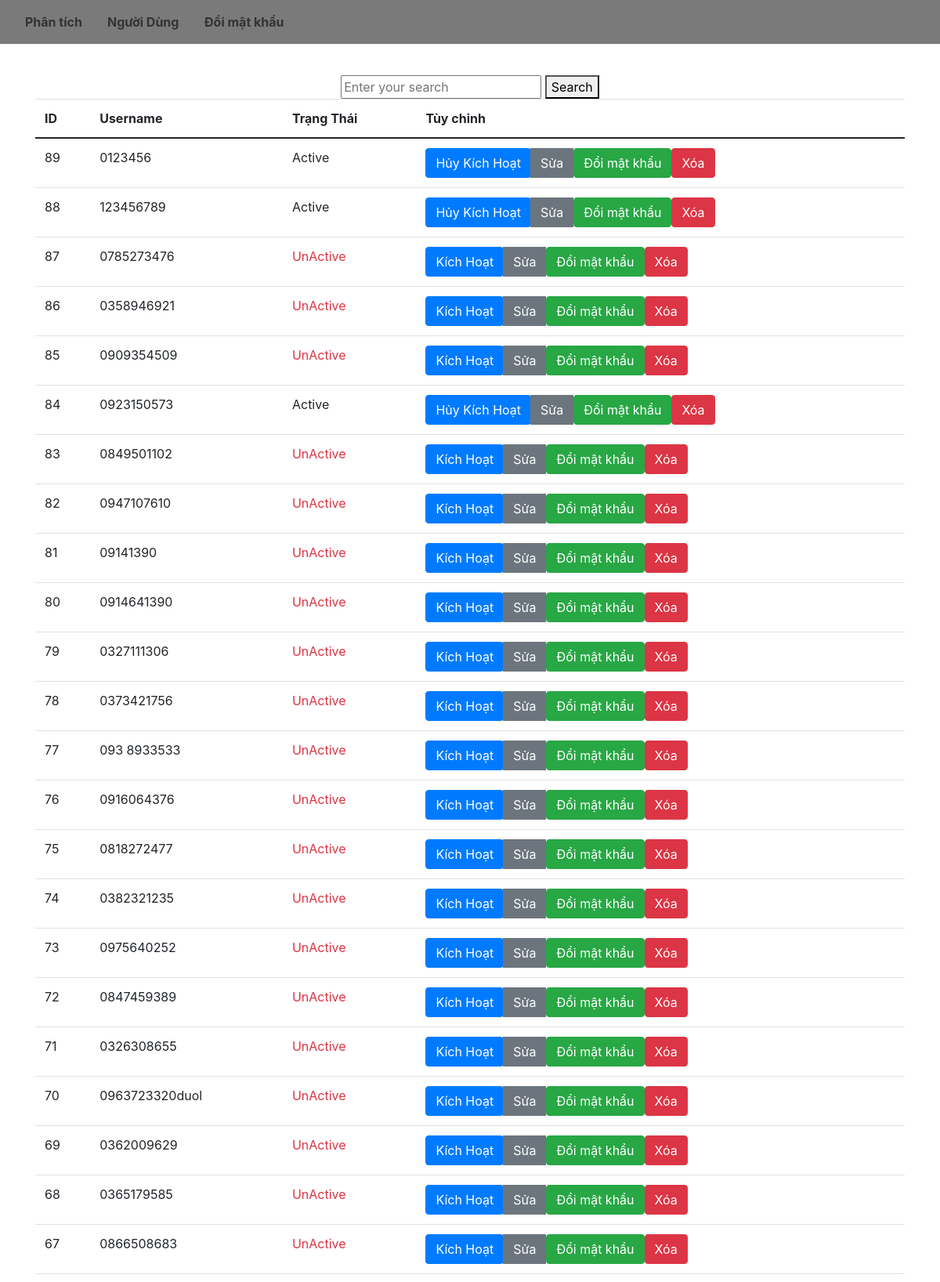
/users (signed in, upper part), run on the app's committed database.
### routes/db.py (models this page shows, shortened)
class User(db.Model):
    id = db.Column(db.Integer, primary_key=True)
    username = db.Column(db.String(50), unique=True, nullable=False)
    password = db.Column(db.String(128), nullable=False)
    role = db.Column(db.String(128), default = "User")
    status = db.Column(db.String(128), default = "UnActive")
    link = db.Column(db.String(128))

### routes/dashboard.py (the view)
@routes.route('/users')
def users():
    if 'username' not in session:
        return redirect(url_for('routes.login'))
    active_page = 'users'
    users = User.query.all()
    sorted_users = sorted(users, key=lambda user: user.id, reverse=True)
    print("OK")
    return render_template('users.html', active_page=active_page,users = sorted_users)

### templates/users.html (shortened to what this page needs)
{% extends 'base.html' %}
{% block active_users %}active{% endblock %}
{% block content %}
<link rel="stylesheet" href="https://stackpath.bootstrapcdn.com/bootstrap/4.5.2/css/bootstrap.min.css">
    <form action="{{ url_for('routes.search') }}" method="POST">
        <input type="text" name="phoneNumber" placeholder="Enter your search">
        <button type="submit">Search</button>
    </form>
    <table class="table">
        <thead>
            <tr>
                <th>ID</th>
                <th>Username</th>
                <th>Trạng Thái</th>
                <th>Tùy chỉnh</th>
            </tr>
        </thead>
        <tbody>
            {% for user in users %}
                <tr>
                    {% if user.role == "User" %}
                        <td>{{ user.id }}</td>
                        <td>{{ user.username }}</td>
                        <td {% if user.status != "Active" %}class="text-danger"{% endif %}>{{ user.status }}</td>
                        <td>
                            <div class="btn-group">
                                {% if user.status != "Active" %}
                                <form action="{{ url_for('routes.active') }}" method="POST">
                                    <button type="submit" class="btn btn-primary">Kích Hoạt</button>
                                </form>
                                {% else %}
                                <form action="{{ url_for('routes.deactivate') }}" method="POST">
                                    <button type="submit" class="btn btn-primary">Hủy Kích Hoạt</button>
                                </form>
                                {% endif %}
                                <button type="button" class="btn btn-secondary" data-toggle="modal" data-target="#editModal{{ user.id }}">Sửa</button>
                                <form action="{{ url_for('routes.changepass') }}" method="POST">
                                    <button type="submit" class="btn btn-success">Đổi mật khẩu</button>
                                </form>
                                <form action="{{ url_for('routes.delete') }}" method="POST">
                                    <button type="submit" class="btn btn-danger">Xóa</button>
                                </form>
                            </div>
                        </td>
                    {% endif %}
                </tr>
            {% endfor %}
        </tbody>
    </table>
{% endblock %}

### templates/base.html (shortened to what this page needs)
<!DOCTYPE html>
<html lang="en">
<head>
    <link href="https://cdn.jsdelivr.net/npm/bootstrap@5.0.2/dist/css/bootstrap.min.css" rel="stylesheet">
</head>
<body>
  <nav class="navbar navbar-expand-lg navbar-light">
    <ul class="nav justify-content-center">
        <li class="nav-item">
            <a class="nav-link {% block active_analysis %}{% endblock %}" href="{{url_for('routes.analysis')}}">Phân tích</a>
        </li>
        <li class="nav-item">
            <a class="nav-link {% block active_users %}{% endblock %}" href="{{url_for('routes.users')}}">Người Dùng</a>
        </li>
        <li class="nav-item">
            <a class="nav-link {% block active_change_password %}{% endblock %}" href="{{url_for('routes.changepass')}}">Đổi mật khẩu</a>
        </li>
    </ul>
  </nav>
  <div class="container">
    {% block content %}
    {% endblock %}
  </div>
</body>
</html>

### templates/base.html (style rules this page uses)
body { background-color: #000000; }
.navbar { background-color: #7a7a7a; padding: 10px 0; }
.navbar .nav-link { color: #333333; font-weight: bold; }
.container { background-color: #ffffff; border-radius: 5px; padding: 20px; margin-top: 20px; display: flex; flex-direction: column; align-items: center; min-height: 100vh; }

### data on the page
User: id "89", username "0123456", status "Active"
User: id "88", username "123456789", status "Active"
User: id "87", username "0785273476", status "UnActive"
User: id "86", username "0358946921", status "UnActive"
User: id "85", username "0909354509", status "UnActive"
User: id "84", username "0923150573", status "Active"
User: id "83", username "0849501102", status "UnActive"
User: id "82", username "0947107610", status "UnActive"
User: id "81", username "09141390", status "UnActive"
User: id "80", username "0914641390", status "UnActive"
User: id "79", username "0327111306", status "UnActive"
User: id "78", username "0373421756", status "UnActive"
User: id "77", username "093 8933533", status "UnActive"
User: id "76", username "0916064376", status "UnActive"
User: id "75", username "0818272477", status "UnActive"
User: id "74", username "0382321235", status "UnActive"
User: id "73", username "0975640252", status "UnActive"
User: id "72", username "0847459389", status "UnActive"
User: id "71", username "0326308655", status "UnActive"
User: id "70", username "0963723320duol", status "UnActive"
User: id "69", username "0362009629", status "UnActive"
User: id "68", username "0365179585", status "UnActive"
User: id "67", username "0866508683", status "UnActive"
